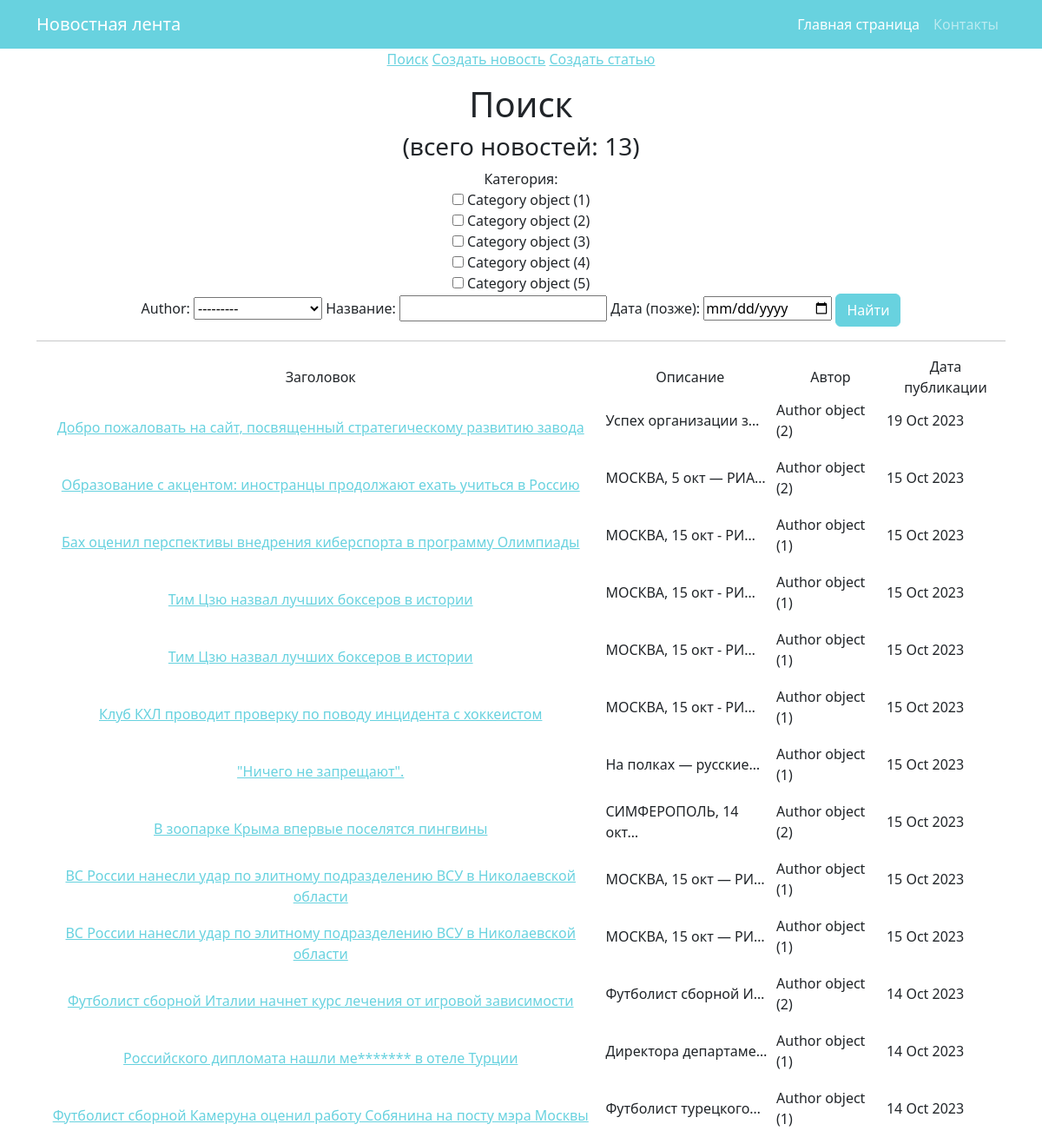
The app's page /news/search/ with its own data.
### news/models.py (models this page shows, shortened)
class Post(models.Model):
    author = models.ForeignKey(Author, on_delete=models.CASCADE, verbose_name=pgettext_lazy('Author', 'Author'))
    type = models.CharField(max_length=7, choices=TYPE, default='NWS')
    time_in = models.DateTimeField(auto_now_add=True)
    category = models.ManyToManyField(Category, through='PostCategory')
    title = models.CharField(max_length=100)
    text = models.TextField()
    rating = models.IntegerField(default=0)

class Author(models.Model):
    name = models.CharField(max_length=255)
    users = models.OneToOneField(User, on_delete=models.CASCADE)
    user_rating = models.IntegerField(default=0)

### news/views.py (the view)
# urls.py: path('search/', PostSearch.as_view(), name='search'),
class PostSearch(ListView):
    model = Post
    template_name = 'search.html'
    context_object_name = 'posts'
    ordering = ['-time_in']
    def get_context_data(self, **kwargs):
        context = super().get_context_data(**kwargs)
        context['filter'] = PostFilter(self.request.GET, queryset=self.get_queryset())
        return context

### news/templatetags/custom_filters.py (called while the page is built)
@register.filter()
def censor(value):
    for word in censored_word:
        if word.lower() in value.lower():
            value = value.replace(word[2:], '*' * len(word))
    return value

### templates/search.html (shortened to what this page needs)
{% extends 'flatpages/default.html' %}
{% load custom_filters %}
{% load custom_tags %}
{% block content %}
<a href="/news/search/">Поиск</a>
<a href="/news/create/">Создать новость</a>
<a href="/news/create/">Создать статью</a>
<p>
<h1>Поиск</h1>
<h3>(всего новостей: {{ posts|length }})</h3>
<form method='GET'>
    {{ filter.form }}
    <input class="btn btn-primary" type='submit' value='Найти'>
</form>
   <hr>
       <table>
           <tr>
               <td>Заголовок</td>
               <td>Описание</td>
               <td>Автор</td>
               <td>Дата публикации</td>
           </tr>
           {% for post in filter.qs %}
           <tr>
               <td>
                <a href="/news/{{ post.id  }}">{{ post.title|censor }} </a>
            </td>
               <td><p align="left">{{ post.text|truncatechars:20 }}</td>
               <td><p align="left">{{ post.author }}</td>
               <td><p align="left">{{ post.time_in|date:'d M Y' }}</td>
           </tr>
           {% endfor %}
</table>
{% endblock content %}

### records on screen
Post: title|censor "Добро пожаловать на сайт, посвященный стратегическому развитию завода", text "Успех организации з…", author "Author object (2)", time_in "19 Oct 2023"
Post: title|censor "Образование с акцентом: иностранцы продолжают ехать учиться в Россию", text "МОСКВА, 5 окт — РИА…", author "Author object (2)", time_in "15 Oct 2023"
Post: title|censor "Бах оценил перспективы внедрения киберспорта в программу Олимпиады", text "МОСКВА, 15 окт - РИ…", author "Author object (1)", time_in "15 Oct 2023"
Post: title|censor "Тим Цзю назвал лучших боксеров в истории", text "МОСКВА, 15 окт - РИ…", author "Author object (1)", time_in "15 Oct 2023"
Post: title|censor "Тим Цзю назвал лучших боксеров в истории", text "МОСКВА, 15 окт - РИ…", author "Author object (1)", time_in "15 Oct 2023"
Post: title|censor "Клуб КХЛ проводит проверку по поводу инцидента с хоккеистом", text "МОСКВА, 15 окт - РИ…", author "Author object (1)", time_in "15 Oct 2023"
Post: title|censor "\"Ничего не запрещают\".", text "На полках — русские…", author "Author object (1)", time_in "15 Oct 2023"
Post: title|censor "В зоопарке Крыма впервые поселятся пингвины", text "СИМФЕРОПОЛЬ, 14 окт…", author "Author object (2)", time_in "15 Oct 2023"
Post: title|censor "ВС России нанесли удар по элитному подразделению ВСУ в Николаевской области", text "МОСКВА, 15 окт — РИ…", author "Author object (1)", time_in "15 Oct 2023"
Post: title|censor "ВС России нанесли удар по элитному подразделению ВСУ в Николаевской области", text "МОСКВА, 15 окт — РИ…", author "Author object (1)", time_in "15 Oct 2023"
Post: title|censor "Футболист сборной Италии начнет курс лечения от игровой зависимости", text "Футболист сборной И…", author "Author object (2)", time_in "14 Oct 2023"
Post: title|censor "Российского дипломата нашли ме******* в отеле Турции", text "Директора департаме…", author "Author object (1)", time_in "14 Oct 2023"
Post: title|censor "Футболист сборной Камеруна оценил работу Собянина на посту мэра Москвы", text "Футболист турецкого…", author "Author object (1)", time_in "14 Oct 2023"

### other values on screen
{{ posts|length }} "13"
